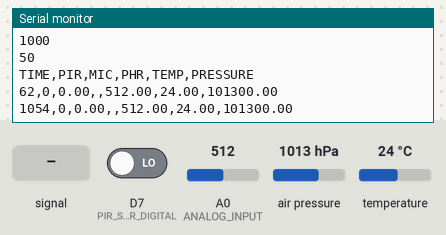
The sketch below on a simulated ESP8266 (NodeMCU). On the bench: the last lines printed to the serial monitor. The inputs (shaded band) are chosen by the test bench; at power-on: air pressure 1013 hPa, A0 (ANALOG_INPUT) = 512, D7 (PIR_SENSOR_DIGITAL) LOW, temperature 24 °C.

Above: at 1.2 s.
1.3 s: A0 (ANALOG_INPUT) fed a 200 Hz sine of ±81 counts around its level
At 2.6 s:
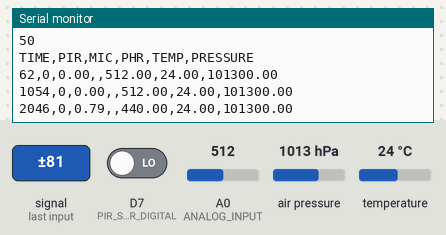
2.8 s: air pressure set to 952 hPa
At 3.8 s:
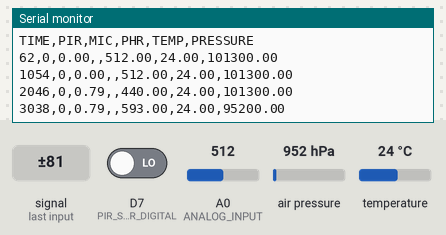
4.3 s: A0 (ANALOG_INPUT) set to 716
At 5.4 s:
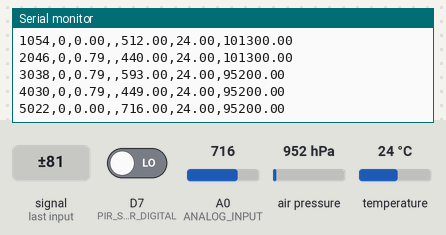
5.8 s: D7 (PIR_SENSOR_DIGITAL) driven HIGH
At 7.2 s:
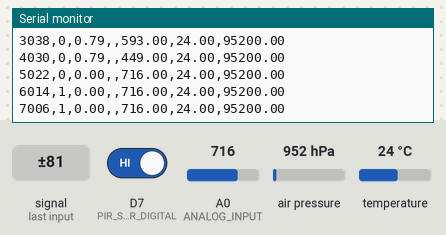
7.3 s: temperature set to 12 °C
At 8.6 s:
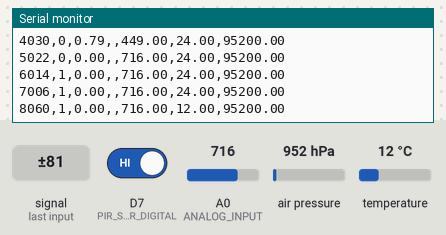
8.8 s: A0 (ANALOG_INPUT) fed a 1000 Hz sine of ±255 counts around its level
At 9.5 s:
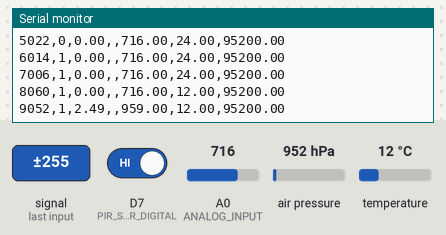
Timing chart, 0 to 11.3 s (numbered marks = the images above; inputs shaded):
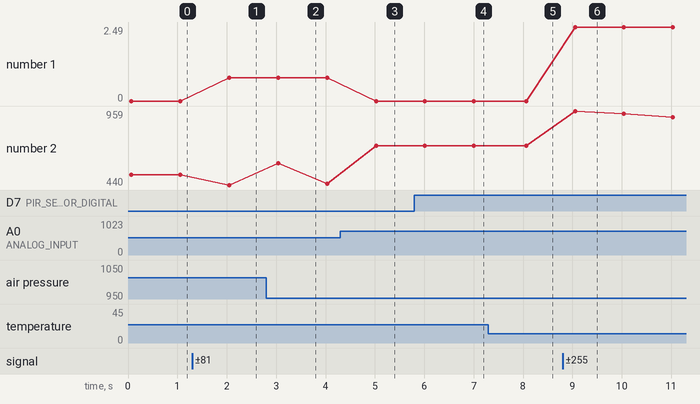

The sketch:

RoomSensor.ino
```cpp
/*
Compiled set of sensors to monitor the room.
Author: github.com/labrax
*/

#include <Adafruit_BMP280.h>
#include <SPI.h>
#include <Wire.h>
//

template <class T>
class Measurement{
private:
  T minV, maxV, sumV;
  short int N;
  boolean any_value = false;
public:
  Measurement() {
    reset();
  }
  void reset() {
    any_value = false;
    N = 0;
    sumV = 0;
  }
  void add_measurement(T value) {
    if(not any_value) {
      minV = value;
      maxV = value;
    }
    if(value < minV)
      minV = value;
    if(value > maxV)
      maxV = value;
    N++;
    sumV += value;
  }
  T get_min() {
    return this->minV;
  }
  T get_max() {
    return this->maxV;
  }
  T get_sum() {
    return this->sumV;
  }
  T get_N() {
    return this->N;
  }
};


Measurement<int> pir;
Measurement<double> mic;
Measurement<double> phr;
Measurement<float> tmp;
Measurement<float> pressure;

#define PIR_SENSOR_DIGITAL D7
#define ANALOG_INPUT A0
#define MIC_SENSOR_MULTIPLEX D6
#define PHR_SENSOR_MULTIPLEX D0

/*
BMP280 BLOCK
*/
Adafruit_BMP280 bmp; // I2C
boolean bmp_is_valid = 0;


/*
CONTROL BLOCK
*/
#define SAMPLE_WINDOW 50 //in ms
#define PRINT_WINDOW 1000
unsigned long nextPrint = 0;


void setup() {
  pinMode(PIR_SENSOR_DIGITAL, INPUT);
  pinMode(ANALOG_INPUT, INPUT);
  pinMode(MIC_SENSOR_MULTIPLEX, OUTPUT);
  pinMode(PHR_SENSOR_MULTIPLEX, OUTPUT);

  if(!bmp.begin()) {
    Serial.println("BMP280 NOT FOUND!");
  } else {
    bmp_is_valid = 1;
  }

  //analogReference(DEFAULT);

  Serial.begin(115200);

  Serial.println(PRINT_WINDOW);
  Serial.println(SAMPLE_WINDOW);
  Serial.println("TIME,PIR,MIC,PHR,TEMP,PRESSURE");
}

void loop(){
  pir.add_measurement(digitalRead(PIR_SENSOR_DIGITAL));

  mic_op();
  phr_op();
  if(bmp_is_valid) {
    tmp.add_measurement(bmp.readTemperature());
    pressure.add_measurement(bmp.readPressure());
  }
  print_all();
}


void mic_op() {
  //extracted from: https://learn.adafruit.com/adafruit-microphone-amplifier-breakout/measuring-sound-levels
  unsigned long startMillis= millis();  // Start of sample window
  unsigned int peakToPeak = 0;   // peak-to-peak level

  unsigned int signalMax = 0;
  unsigned int signalMin = 1024;

  unsigned int sample;

  //sink previous values
  digitalWrite(MIC_SENSOR_MULTIPLEX, HIGH);
  delay(10);


  // collect data for 50 mS
  while (millis() - startMillis < SAMPLE_WINDOW)
  {
     sample = analogRead(ANALOG_INPUT);
     if (sample < 1024)  // toss out spurious readings
     {
        if (sample > signalMax)
        {
           signalMax = sample;  // save just the max levels
        }
        else if (sample < signalMin)
        {
           signalMin = sample;  // save just the min levels
        }
     }
  }
  peakToPeak = signalMax - signalMin;  // max - min = peak-peak amplitude
  double volts = (peakToPeak * 5.0) / 1024;  // convert to volts

  mic.add_measurement(volts);


  //mic.add_measurement(analogRead(ANALOG_INPUT));

  digitalWrite(MIC_SENSOR_MULTIPLEX, LOW);
}

void phr_op() {
  digitalWrite(PHR_SENSOR_MULTIPLEX, HIGH);
  //this will sink the previous analog read and provide enough time for it to be determined for next read
  delay(10);
  //
  phr.add_measurement(analogRead(ANALOG_INPUT));
  digitalWrite(PHR_SENSOR_MULTIPLEX, LOW);
}


void print_all() {
  unsigned long curTime = millis();
  if(curTime >= nextPrint) {
    Serial.print(curTime); Serial.print(",");
    Serial.print(pir.get_max()); Serial.print(",");
    Serial.print(mic.get_max()); Serial.print(",");
    Serial.print(""); Serial.print(","); //mic_cic removed
    Serial.print(phr.get_max()); Serial.print(",");
    Serial.print(tmp.get_max()); Serial.print(",");
    Serial.print(pressure.get_max());
    Serial.println();

    pir.reset();
    mic.reset();
    tmp.reset();
    pressure.reset();
    phr.reset();

    nextPrint = nextPrint + PRINT_WINDOW;
  }
}
```

Measured:
- after the input at 1.3 s, the serial monitor: prints a new line after 0.75 s (image 1)
- after the input at 2.8 s, the serial monitor: prints a new line after 0.24 s (image 2)
- after the input at 4.3 s, the serial monitor: prints a new line after 0.72 s (image 3)
- after the input at 5.8 s, the serial monitor: prints a new line after 0.21 s (image 4)
- after the input at 7.3 s, the serial monitor: prints a new line after 0.76 s (image 5)
- after the input at 8.8 s, the serial monitor: prints a new line after 0.25 s (image 6)
- plotted number 1: 0 → 0.79 after the input at 1.3 s, 0 → 2.49 after the input at 8.8 s
- plotted number 2: 512 → 440 after the input at 1.3 s, 440 → 449 after the input at 2.8 s, 449 → 716 after the input at 4.3 s, 716 → 915 after the input at 8.8 s
